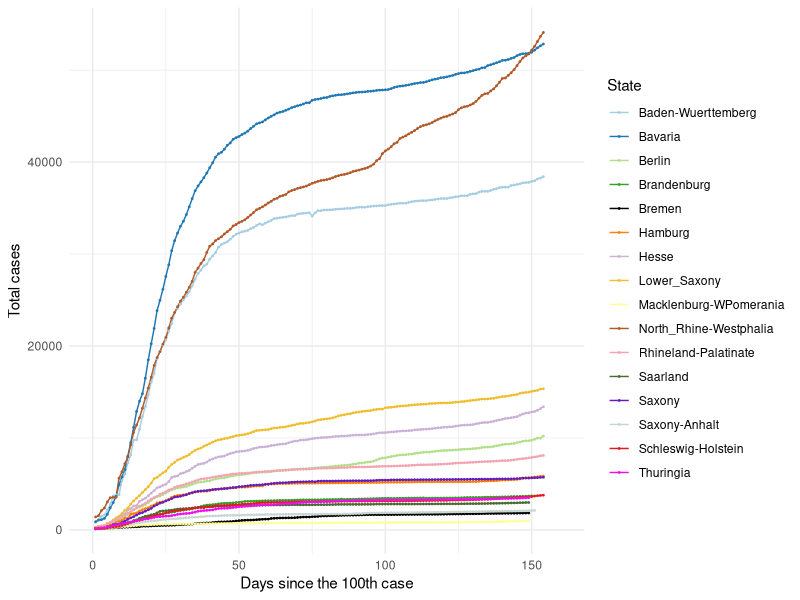
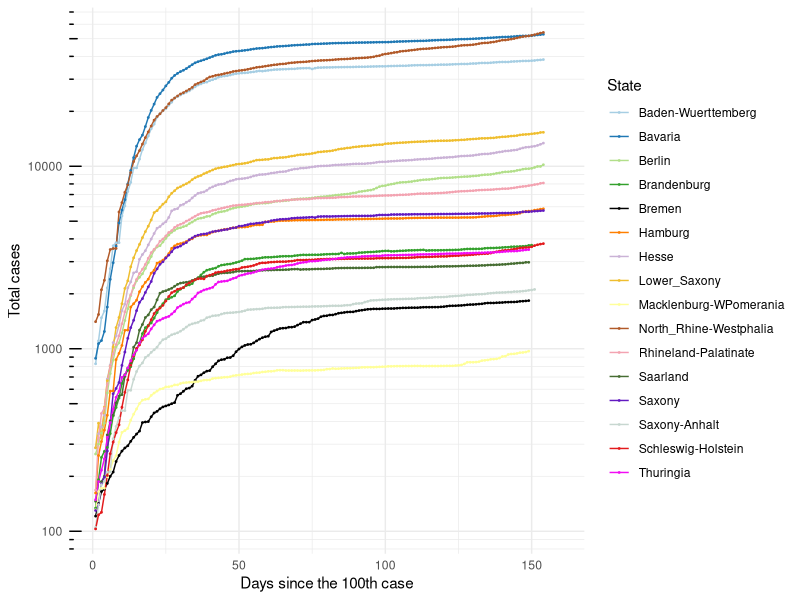
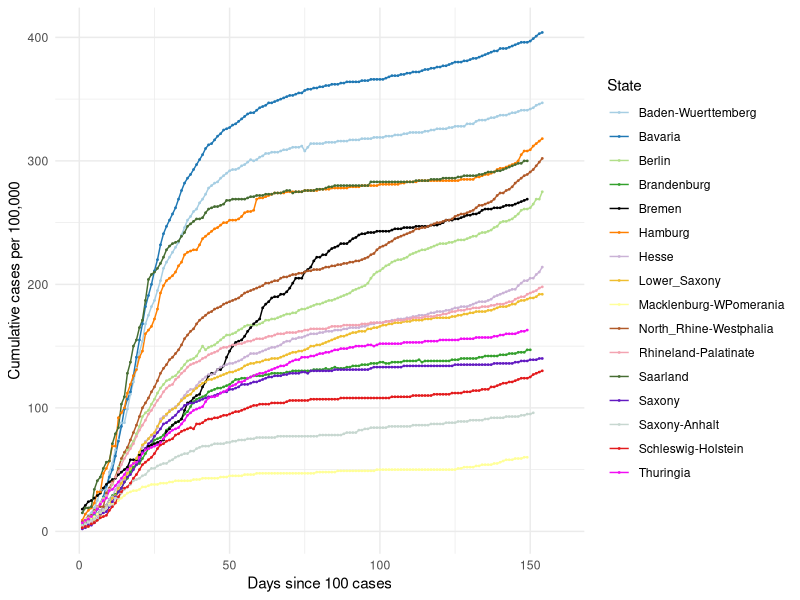
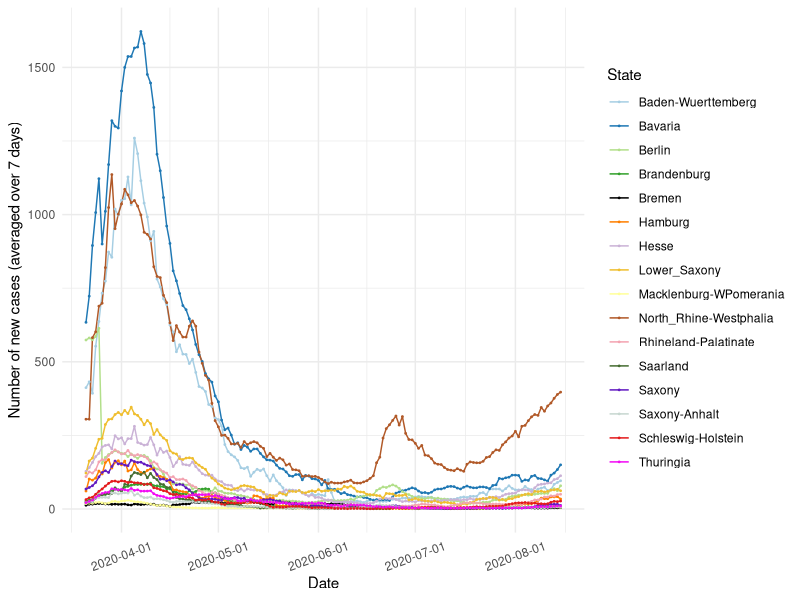
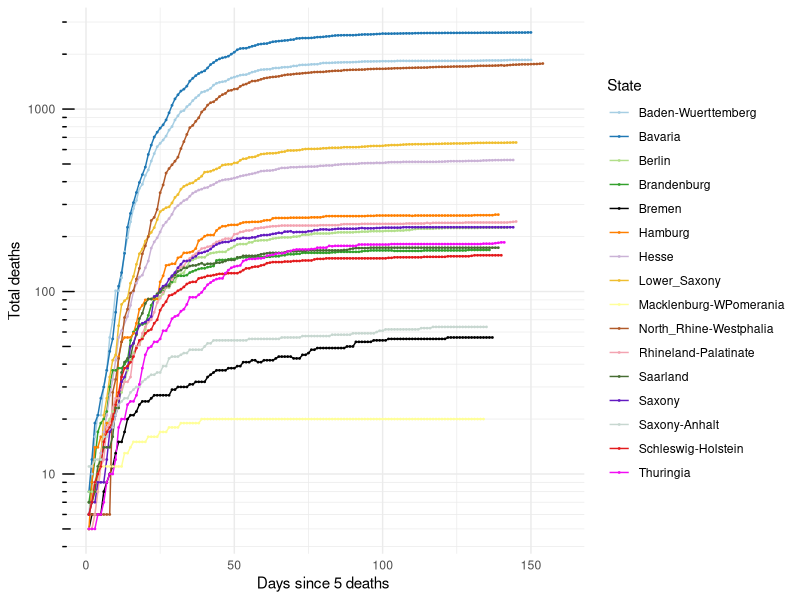
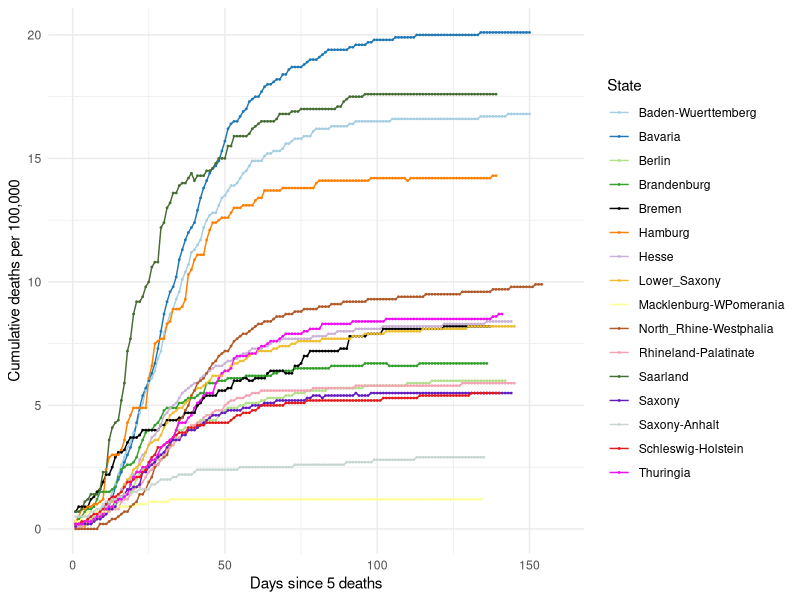
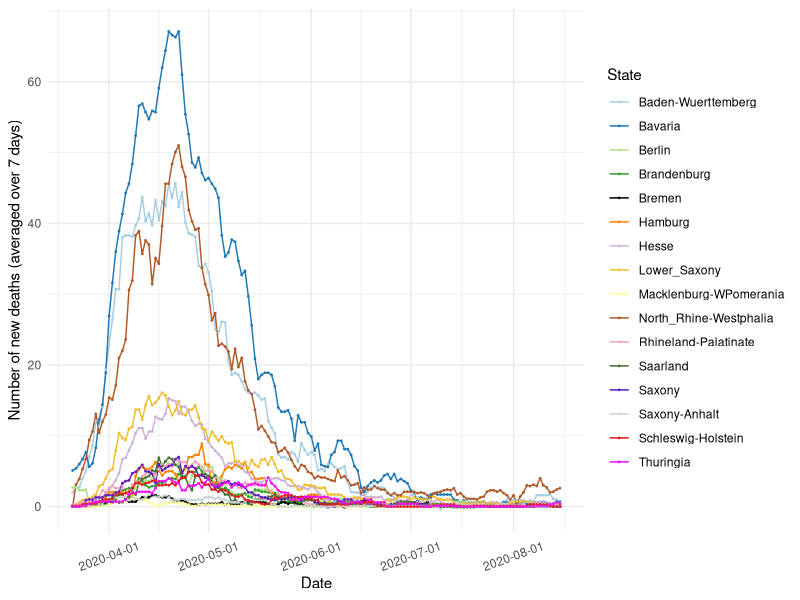

These charts were generated, in order, by the following R code:
## ---- chunk 1

knitr::opts_chunk$set(echo=TRUE, collapse = TRUE)

libload<-function(...) {
    libs<-unlist(list(...))
    req<-unlist(lapply(libs,require,character.only=TRUE))
    need<-libs[req==FALSE]
    if(length(need)>0){ 
        install.packages(need, repos = "https://ftp.fau.de/cran/")
        lapply(need, require, character.only=TRUE)
    }
}
packages <- c("data.table", "ggplot2", "dplyr", "stats", "RColorBrewer", "readr", "here", "scales")
libload(packages)


`%notin%` <- function(x,y) !(x %in% y) 
cumulative.cases <- read_csv(here("static", "data", "Germany10States.csv"))
germany.16states <- read_csv(here("static", "data", "Germany16States.csv"))

colors16 <- c('#A6CEE3', '#1F78B4', '#B2DF8A', '#33A02C',
              '#000000', '#FF7F00', '#CAB2D6', 
              '#EFBE2F', '#FFFF99', '#B15928', '#F3A3B1', '#466D32',
              '#621AC1', '#C7D7D0', '#E31A1C','#F20CF4', '#123456')

## ---- chunk 2

## 10 States with the highest cumulative cases ##
#################################################

#states.filter <- cumulative.cases[cumulative.cases$Days_100 > 0,]
#states.sel <- unique(states.filter$State)

# Choose all the data points for the selected countries starting from Days_100 > 0
#states.final <- cumulative.cases[cumulative.cases$Days_100 > 0,]
states.final <- germany.16states[germany.16states$Days_100 > 0,]

# Plot 1 == Linear scale for total number of cases
cum.plot <- ggplot(data=states.final, aes(x=Days_100, y=Total_Cases, group=State, color=State)) +
            geom_line() + geom_point(size = 0.3) +     
          #  scale_color_brewer(palette = 'Paired') + 
            scale_colour_manual(name= "State", values= colors16) +
            scale_x_continuous('Days since the 100th case', limits=c(0,160)) + 
            scale_y_continuous("Total cases") + 
            #ggtitle('Linear scale') +
            theme_minimal()

print(cum.plot) 

## ---- chunk 3

## Logarithmic scale ##
#######################

base_breaks <- function(n = 10){
  function(x) {
    axisTicks(log10(range(x, na.rm = TRUE)), log = TRUE, n = n)
  }
}

logbreaks <- 10^(-10:10)
logminor_breaks <- rep(1:9, 21)*(10^rep(-10:10, each=9))

cum.plot2 <- ggplot(data=states.final, aes(x=Days_100, y=Total_Cases, group=State, color=State)) +
             geom_line() + geom_point(size=0.3) + 
          #   scale_color_brewer(palette = 'Paired') +
             scale_colour_manual(name= "State", values= colors16) +
             scale_x_continuous(name='Days since the 100th case', limits=c(0,160)) + 
             scale_y_continuous(name="Total cases", trans = 'log10', breaks = logbreaks, minor_breaks = logminor_breaks) +
             annotation_logticks(sides="l") + 
             #ggtitle('Logarithmic scale') +
             theme_minimal()

print(cum.plot2)

## ---- chunk 4

#states16.filter <- germany.16states[germany.16states$Days_100 > 0,]
#states16.sel <- unique(states16.filter$State)

# Choose all the data points for the selected countries starting from Days_100 > 0 
#states16.final <- states16.filter[states16.filter$State %in% states16.sel & states16.filter$Days_100 > 0,]

states16.final <- germany.16states[germany.16states$Days_100 > 0,]

# Plot 1 == Linear scale for total number of cases
per100.plot <- ggplot(data=states16.final, aes(x=Days_100, y=Per100, group=State, color=State)) +
            geom_line() + geom_point(size = 0.3) + 
            # scale_color_brewer(palette = 'Paired') +
            scale_colour_manual(name= "State", values= colors16) +
            scale_x_continuous('Days since 100 cases', limits=c(0,160)) + 
            scale_y_continuous("Cumulative cases per 100,000") + 
            #ggtitle('Linear scale') +
            theme_minimal()

print(per100.plot)

## ---- chunk 5
#new.cases <- read_csv(here("static", "data", "GermanyNewCases10States.csv"))

new7days <- states.final[states.final$Avg_7days > 0,]
new7days$Dates <- as.Date(new7days$Dates)

newcase7.plot <- ggplot(data=new7days, aes(x=Dates, y=Avg_7days, group=State, color=State)) +
            geom_line() + geom_point(size = 0.3) + 
       #     scale_color_brewer(palette = 'Paired') +
            scale_colour_manual(name= "State", values= colors16) +
            scale_x_date(name='Date', labels=date_format('%Y-%m-%d')) + 
            scale_y_continuous(name="Number of new cases (averaged over 7 days)") + 
            #ggtitle('Linear scale') +
            theme_minimal() + theme(axis.text.x = element_text(angle=20, hjust=0.5, vjust=0.5))

print(newcase7.plot)
 
## ---- chunk 6
#num.deaths <- read_csv(here("static", "data", "GermanyTotalDeaths10States.csv"))

# Choose all the data points for the selected countries starting from Days_5 > 0
deaths.final <- states.final[states.final$DeathsDays_5 > 0,]

# Plot 1 == Linear scale for total number of cases
deaths.plot <- ggplot(data=deaths.final, aes(x=DeathsDays_5, y=Deaths, group=State, color=State)) +
   geom_line() + geom_point(size = 0.3) + 
  # scale_color_brewer(palette = 'Paired') +
   scale_colour_manual(name= "State", values= colors16) +
   scale_x_continuous('Days since 5 deaths', limits=c(0,160)) + 
   scale_y_continuous("Total deaths", trans = 'log10', breaks = logbreaks, 
                      minor_breaks = logminor_breaks) +
   annotation_logticks(sides="l") + 
   #ggtitle('Linear scale') +
   theme_minimal()

print(deaths.plot)

## ---- chunk 7

states16.final <- germany.16states[germany.16states$DeathsDays_5 > 0,]

# Plot 1 == Linear scale for total number of cases
deathper100.plot <- ggplot(data=states16.final, aes(x=DeathsDays_5, y=DeathPer100, group=State, color=State)) +
            geom_line() + geom_point(size = 0.3) + 
            # scale_color_brewer(palette = 'Paired') +
            scale_colour_manual(name= "State", values= colors16) +
            scale_x_continuous('Days since 5 deaths', limits=c(0,160)) + 
            scale_y_continuous("Cumulative deaths per 100,000") + 
            #ggtitle('Linear scale') +
            theme_minimal()

print(deathper100.plot)

## ---- chunk 8
#new.cases <- read_csv(here("static", "data", "GermanyNewCases10States.csv"))

states.final$Dates <- as.Date(states.final$Dates)
death7days <- states.final
death7days <- death7days[death7days$Dates > as.Date('2020-03-20'),]

death7days.plot <- ggplot(data=death7days, aes(x=Dates, y=Death_7days, group=State, color=State)) +
            geom_line() + geom_point(size = 0.3) + 
       #     scale_color_brewer(palette = 'Paired') +
            scale_colour_manual(name= "State", values= colors16) +
            scale_x_date(name='Date', labels=date_format('%Y-%m-%d')) + 
            scale_y_continuous(name="Number of new deaths (averaged over 7 days)") + 
           
            #ggtitle('Linear scale') +
            theme_minimal() + theme(axis.text.x = element_text(angle=20, hjust=0.5, vjust=0.5))

print(death7days.plot)
 
